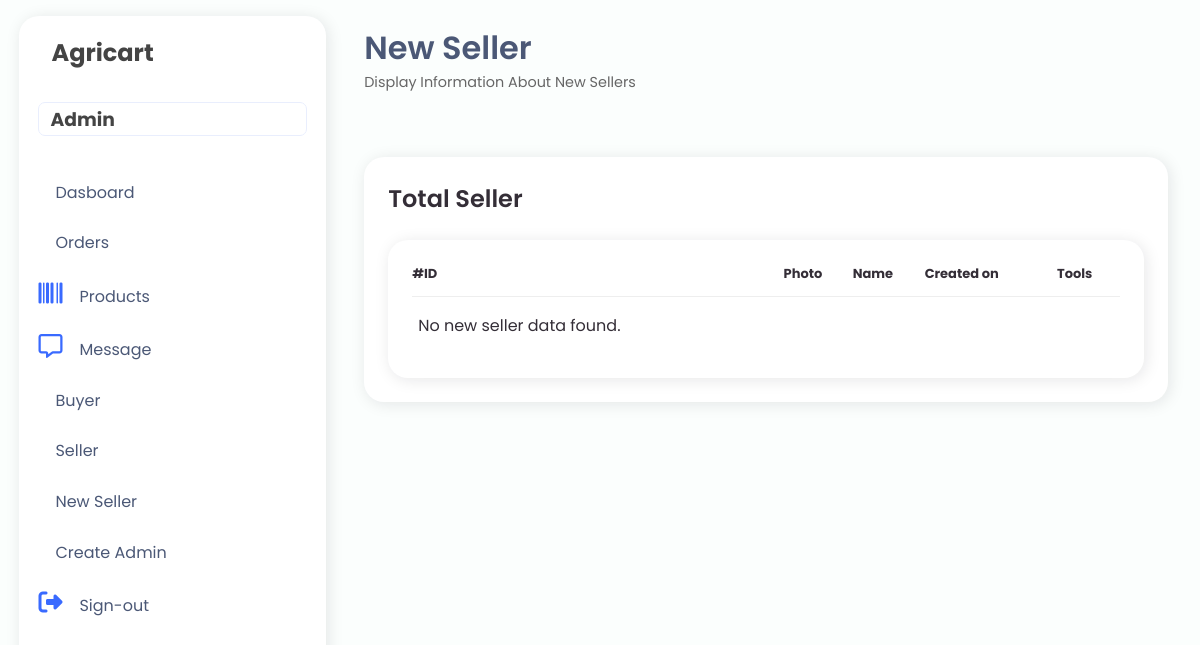
The page /admin/new_seller.php (signed in) on the database as committed earlier.
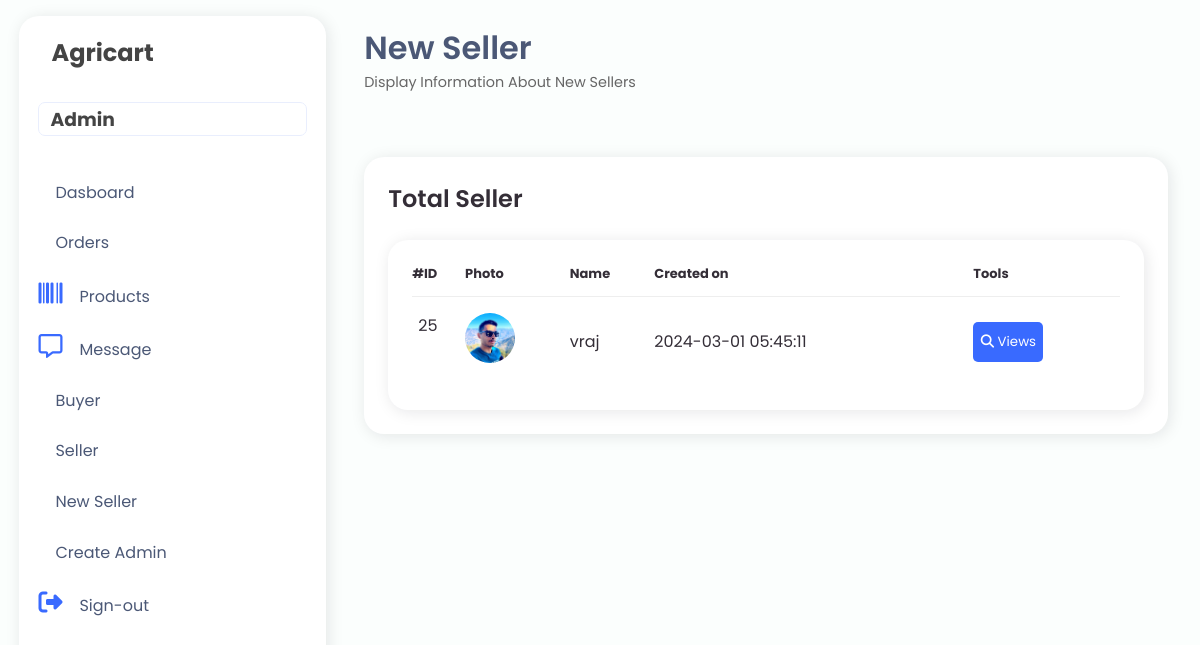
The same page on the database as committed later.
### tables this page shows
CREATE TABLE `seller_details` (
  `seller_id` int(20) NOT NULL,
  `first_name` char(50) NOT NULL,
  `last_name` char(50) NOT NULL,
  `photo` varchar(255) NOT NULL,
  `email` varchar(50) NOT NULL,
  `password` varchar(100) NOT NULL,
  `contact_no` int(15) NOT NULL,
  `government_id` varchar(100) NOT NULL,
  `gst_no` int(100) NOT NULL,
  `status` int(3) NOT NULL,
  `created_on` datetime NOT NULL,
  `otp` int(7) NOT NULL,
  `verify` int(255) NOT NULL
);

### admin/new_seller.php (the view, shortened to what this page needs)
<?php
include ("../database/connection.php");
$query = "SELECT * FROM seller_details WHERE verify = 0";
$result = mysqli_query($conn, $query);
?>
<!DOCTYPE html>
<html lang="en">
<head>
    <link rel="stylesheet" href="https://maxst.icons8.com/vue-static/landings/line-awesome/line-awesome/1.3.0/css/line-awesome.min.css">
    <link rel="stylesheet" href="admin.css">
</head>
<body>
    <?php include ("navbar.php"); ?>
    <div class="main-content">
        <header>
            <div class="header-title-wrapper">
                <div class="header-title">
                    <h1>
                        New Seller
                    </h1>
                    <p>
                        Display Information About New Sellers<span class="las la-chart-lin"></span>
                    </p>
                </div>
            </div>
        </header>
        <main>
            <div class="table-data">
                <div class="order">
                <div class="head">
            <h3>Total Seller</h3>
        </div>
                    <section>
                        <div class="table-data">
                            <div class="order">
                                <table id="table">
                                    <thead>
                                        <tr>
                                            <th>#ID</th>
                                            <th>Photo</th>
                                            <th>Name</th>
                                            <th>Created on</th>
                                            <th>Tools</th>
                                        </tr>
                                    </thead>
                                    <tbody>
                                        <?php
                                        if (mysqli_num_rows($result) > 0) {
                                            while($row = mysqli_fetch_assoc($result)){
                                        ?>
                                                <tr>
                                                    <td><?php echo $row['seller_id']; ?></td>
                                                    <td>
                                                        <?php
                                                        $image = empty($row['photo']) ? '../images/profile.jpg' : '../images/' . $row['photo'];
                                                        echo "<div class='image-container' id='imageContainer_" . $row['seller_id'] . "'><img src='$image' alt='Seller Photo' onclick='enlargeImage(this)' style='width: 50px; height: 50px; border-radius: 50%;'></div>";
                                                        ?>
                                                    </td>
                                                    <td><?php echo $row['first_name']; ?></td>
                                                    <td><?php echo $row['created_on']; ?></td>
                                                    <td>
                                                        <button onclick="openPopup(<?php echo $row['seller_id']; ?>)"><i class="fa-solid fa-magnifying-glass"></i> Views</button>
                                                    </td>
                                                </tr>
                                        <?php
                                            }
                                        } else {?>
                                            <tr>
                                                <td colspan="6">
                                                    <p class='no-data-found'>No new seller data found.</p>
                                                </td>
                                            </tr>
                                        <?php
                                        }
                                       ?>
                                    </tbody>
                                </table>
                            </div>
                        </div>
                    </section>
                </div>
            </div>
        </main>
    </div>
</body>
</html>

Rows that differ between the two databases and show on the page:
added seller_details: seller_id "25", photo (picture), first_name "vraj", created_on "2024-03-01 05:45:11"
Other text that changed with them:
text no longer shown: "No new seller data found."
